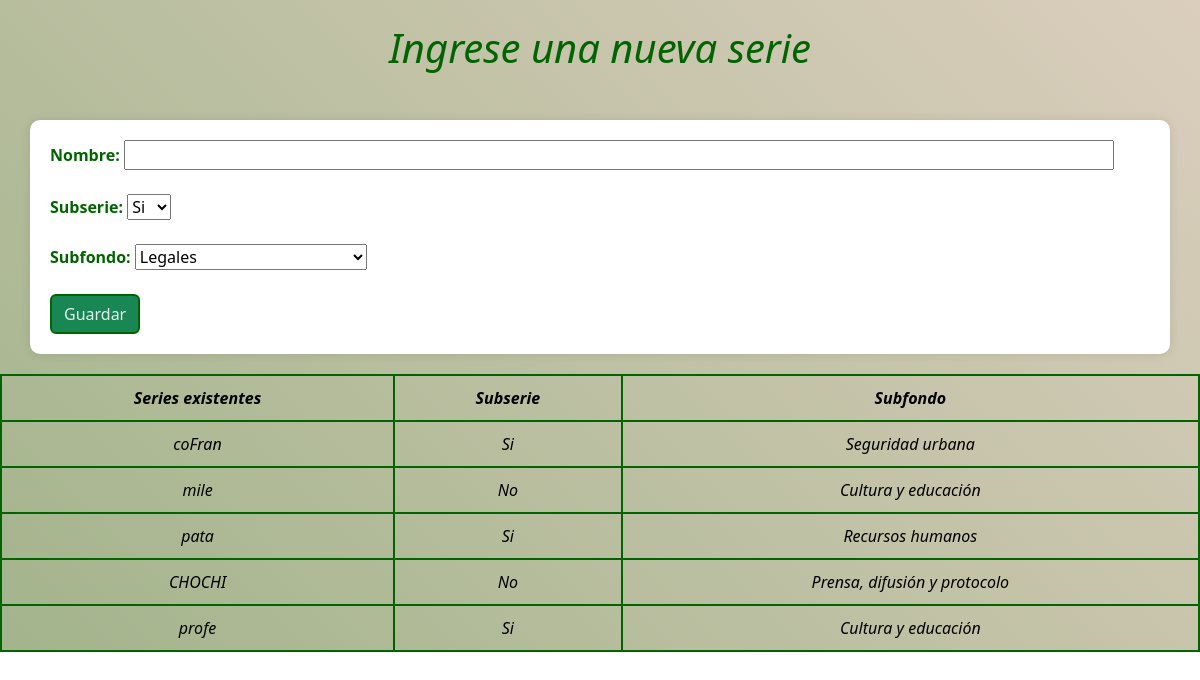
/museo2/registrarSerie.php, run on the app's committed database.
### tables this page shows
CREATE TABLE `serie` (
  `id_serie` int(11) NOT NULL,
  `nombre_serie` text NOT NULL,
  `nombre_subserie` enum('Si','No') NOT NULL,
  `id_subfondo` int(11) NOT NULL
);

CREATE TABLE `subfondo` (
  `id_subfondo` int(11) NOT NULL,
  `nombre_subfondo` text NOT NULL
);

### museo2/registrarSerie.php (the view, shortened to what this page needs)
<!DOCTYPE html>
<html>
<head>
    <link href="https://cdn.jsdelivr.net/npm/bootstrap@5.3.1/dist/css/bootstrap.min.css" rel="stylesheet">
</head>
<body>
    <br>
    <h1 class="text-center">Ingrese una nueva serie</h1>
<div class="container mt-5 custom-form">
    <form action="consultaRegistrarSerie.php" method="post">
        <div class="form-group">
        <label class="custom-label text-center" for="nombre_serie">Nombre:</label>
        <input class="custom-input" type="text" id="nombre_serie" name="nombre_serie" required><br><br>
        <label for="nombre_subserie" class="custom-label text-center">Subserie:</label>
        <select name="nombre_subserie" required><br></br>
            <option value="si">Si</option>
        </select>
        <br></br>
        <label for="nombre_subfondo" class="custom-label text-center">Subfondo:</label>
        <select id="nombre_subfondo" name="nombre_subfondo" required>
    <?php
    include("conexion.php");
    $sql = "SELECT * FROM subfondo";
    $result = $datos_bd->query($sql);
    if ($result->num_rows > 0) {
        while ($row = $result->fetch_assoc()) {
            echo '<option value="' . $row["id_subfondo"] . '">' . $row["nombre_subfondo"] . '</option>';
        }
    } else {
        echo '<option value="">No hay subfondos registrados</option>';
    }
    ?>
</select><br><br>
        </div>
        <button type="submit" class="btn btn-custom">Guardar</button>
    </form>
</div>
<?php
    include("conexion.php");
    $sql = "SELECT * FROM serie s,subfondo sf WHERE s.id_subfondo=sf.id_subfondo";
    $result = $datos_bd->query($sql);
    if ($result->num_rows > 0) {
        echo "<table class='custom-table'>
        <tr>
            <th>Series existentes</th>
            <th>Subserie</th>
            <th>Subfondo</th>
        </tr>";
    }
    while ($row = $result->fetch_assoc()) {
        echo "<tr>
                <td>" . $row["nombre_serie"] . "</td>
                <td>" . $row["nombre_subserie"] . "</td>
                <td>" . $row["nombre_subfondo"] . "</td>
                </tr>";
    }
    ?>
</body>
</html>

### museo2/registrarSerie.php (style rules this page uses)
body { background: linear-gradient(45deg, #a3b48c, #DBCEBD); background-repeat: no-repeat; height: max }
h1 { color: #006400; font-style: oblique; }
.btn-custom { background-color: #198754; color: #e9ecef; border: 2px solid #006400; }
.custom-form { background-color: white; padding: 20px; border-radius: 10px; box-shadow: 0 0 10px rgba(0, 0, 0, 0.1); }
.custom-label { color: #006400; font-weight: bold; }
.custom-input { width: 90%; }
.custom-table { width: 100%; margin-top: 20px; border-collapse: collapse; border: 1px solid #006400; }
.custom-table th, .custom-table td { padding: 10px; border: 2px solid #006400; text-align: center; color: black; font-style: oblique; }

### data on the page
serie: nombre_serie "coFran", nombre_subserie "Si", id_subfondo.nombre_subfondo "Seguridad urbana"
serie: nombre_serie "mile", nombre_subserie "No", id_subfondo.nombre_subfondo "Cultura y educación"
serie: nombre_serie "pata", nombre_subserie "Si", id_subfondo.nombre_subfondo "Recursos humanos"
serie: nombre_serie "CHOCHI", nombre_subserie "No", id_subfondo.nombre_subfondo "Prensa, difusión y protocolo"
serie: nombre_serie "profe", nombre_subserie "Si", id_subfondo.nombre_subfondo "Cultura y educación"

### other printed values
form field nombre_subfondo "Legales"
